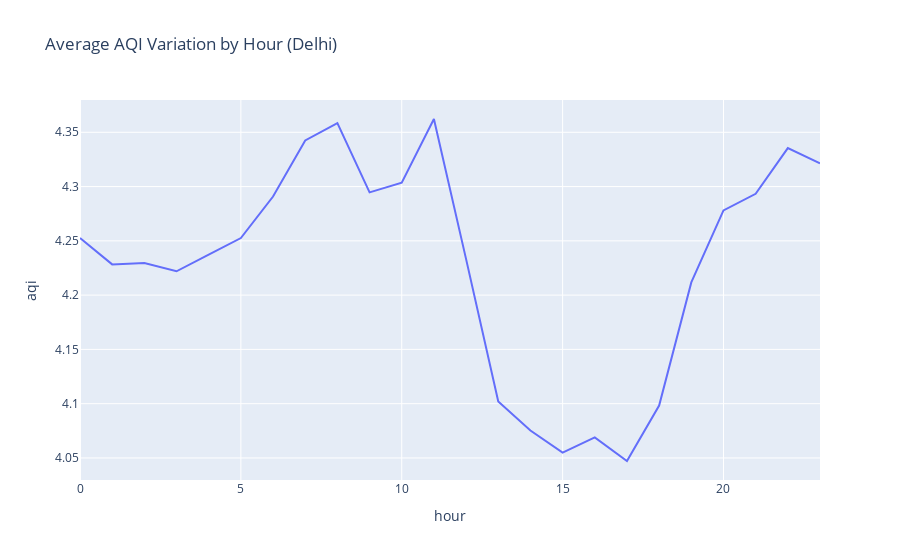

The code cell stored with this chart in its notebook:
### Markdown cell above
**🔹 What was done**

Visualized AQI distribution to understand pollution severity patterns.

### Code cell
import plotly.express as px


hourly_aqi = df.groupby('hour')['aqi'].mean().reset_index()

fig = px.line(
    hourly_aqi,
    x='hour',
    y='aqi',
    title='Average AQI Variation by Hour (Delhi)'
)

fig.show()

### Figure 1 — Plotly figure (JSON) as saved in the notebook; plotly's stock layout.template omitted (floating-point values rounded to 4 significant figures)
{"data": [{"hovertemplate": "hour=%{x}<br>aqi=%{y}<extra></extra>", "legendgroup": "", "line": {"color": "#636efa", "dash": "solid"}, "marker": {"symbol": "circle"}, "mode": "lines", "name": "", "orientation": "v", "showlegend": false, "type": "scatter", "x": [0, 1, 2, 3, 4, 5, 6, 7, 8, 9, 10, 11, 12, 13, 14, 15, 16, 17, 18, 19, 20, 21, 22, 23], "xaxis": "x", "y": [4.253, 4.228, 4.23, 4.222, 4.237, 4.253, 4.291, 4.343, 4.358, 4.295, 4.304, 4.362, 4.233, 4.102, 4.075, 4.055, 4.069, 4.047, 4.098, 4.212, 4.278, 4.293, 4.335, 4.321], "yaxis": "y"}], "layout": {"legend": {"tracegroupgap": 0}, "title": {"text": "Average AQI Variation by Hour (Delhi)"}, "xaxis": {"anchor": "y", "domain": [0, 1], "title": {"text": "hour"}}, "yaxis": {"anchor": "x", "domain": [0, 1], "title": {"text": "aqi"}}}}
